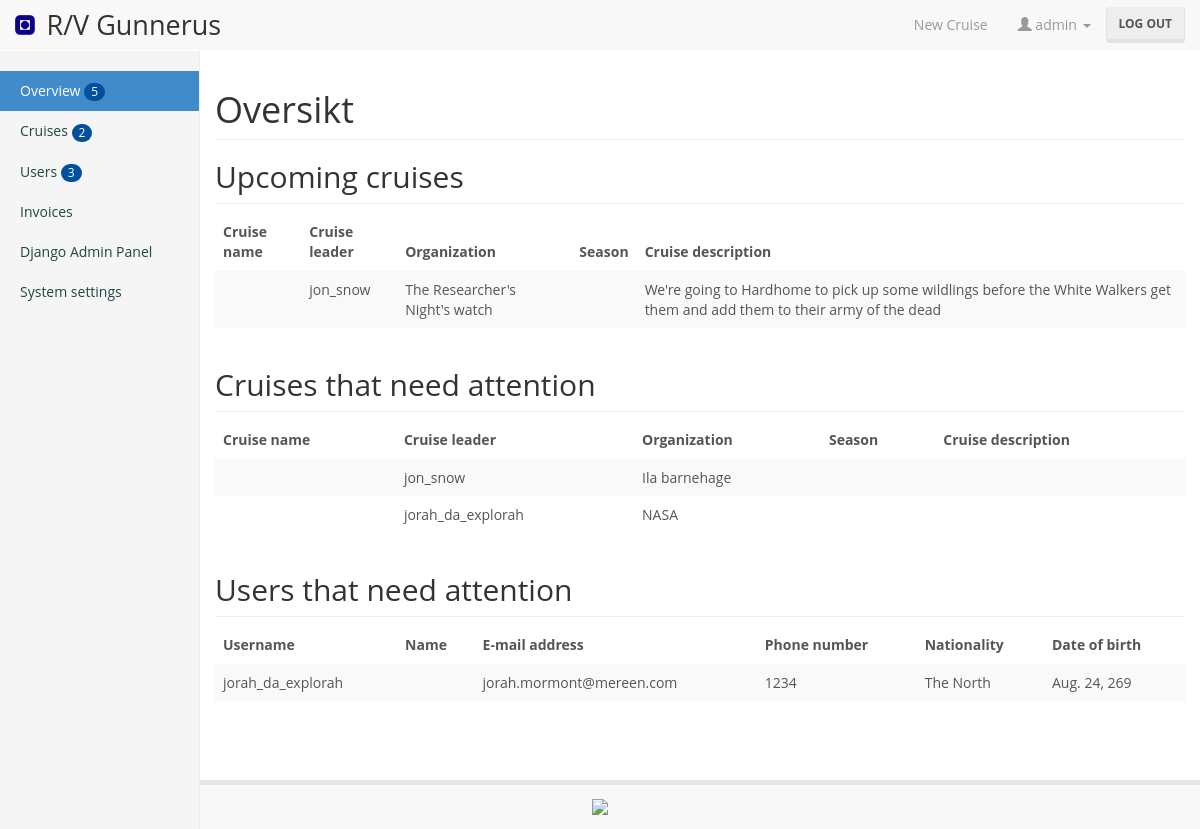
The page /admin (signed in) on the database its author committed.
### reserver/models.py (models this page shows, shortened)
class Cruise(models.Model):
	leader = models.ForeignKey(User, related_name='leader')
	organization = models.ForeignKey(Organization, on_delete=models.SET_NULL, null=True)
	owner = models.ManyToManyField(User, related_name='owner', blank=True)
	description = models.CharField(max_length=1000, blank=True, default='')
	is_submitted = models.BooleanField(default=False)
	terms_accepted = models.BooleanField(default=False)
	is_deleted = models.BooleanField(default=False)
	information_approved = models.BooleanField(default=False)
	cruise_approved = models.BooleanField(default=False)
	last_edit_date = models.DateTimeField(blank=True, null=True)
	submit_date = models.DateTimeField(blank=True, null=True)
	student_participation_ok = models.BooleanField(default=True)
	no_student_reason = models.CharField(max_length=200, blank=True, default='')
	management_of_change = models.CharField(max_length=200, blank=True, default='')
	safety_clothing_and_equipment = models.CharField(max_length=200,  blank=True, default='')
	safety_analysis_requirements = models.CharField(max_length=200, blank=True, default='')
	number_of_participants = models.PositiveSmallIntegerField(blank=True, null=True)
	def was_edited_recently(self):
		now = timezone.now()
		return now - datetime.timedelta(days=1) <= self.edit_date <= now
	was_edited_recently.admin_order_field = 'edit_date'
	was_edited_recently.boolean = True
	was_edited_recently.short_description = 'Edited recently?'

class Organization(models.Model):
	name = models.CharField(max_length=200)
	is_NTNU = models.BooleanField()

class UserData(models.Model):
	organization = models.ForeignKey(Organization, on_delete=models.SET_NULL, null=True)
	user = models.OneToOneField(User, on_delete=models.CASCADE)
	role = models.CharField(max_length=50, blank=True, default='')
	phone_number = models.CharField(max_length=50, blank=True, default='')
	nationality = models.CharField(max_length=50, blank=True, default='')
	is_crew = models.BooleanField(default=False)
	date_of_birth = models.DateField(blank=True, null=True)

### reserver/views.py (the view)
# urls.py: url(r'^admin', login_required(user_passes_test(lambda u: u.is_superuser)(views.admin_view))),
def admin_view(request):
	upcoming_cruises = list(set(list(Cruise.objects.filter(information_approved=True).filter(cruiseday__event__end_time__gte=datetime.datetime.now()))))
	cruises_need_attention = list(Cruise.objects.filter(Q(is_submitted=True) & (Q(description=''))))
	users_not_verified = list(UserData.objects.filter(role='not_approved'))
	messages.add_message(request, messages.WARNING, 'Warning: %s cruise(s), which are due in under a week, are missing information.' % str(len(cruises_need_attention)))
	messages.add_message(request, messages.INFO, 'Info: %s user(s) need attention.' % str(len(users_not_verified)))
	return render(request, 'reserver/admin.html', {'upcoming_cruises':upcoming_cruises, 'cruises_need_attention':cruises_need_attention, 'users_not_verified':users_not_verified})

### reserver/templates/reserver/admin.html (shortened to what this page needs)
{% extends 'reserver/base.html' %}
{% load bootstrap3 %}
{% block content %}
<div class="container-fluid">
  <div class="row">
	<div class="col-sm-3 col-md-2 sidebar">
	  <ul class="nav nav-sidebar">
		<li class="active"><a href="#">Overview <span class="badge">5</span></a></a></li>
		<li><a href="#">Cruises <span class="badge">2</span></a></a></li>
		<li><a href="#">Users <span class="badge">3</span></a></li>
		<li><a href="#">Invoices</a></li>
		<li><a href="/admin/django/">Django Admin Panel</a></li>
		<li><a href="#">System settings</a></li>
	  </ul>
	</div>
	<div class="col-sm-9 col-sm-offset-3 col-md-10 col-md-offset-2 main">
	  <h1 class="page-header">Oversikt</h1>
	  <h2 class="sub-header">Upcoming cruises</h2>
	  <div class="table-responsive">
		<table class="table table-striped">
		  <thead>
			<tr>
			  <th>Cruise name</th>
			  <th>Cruise leader</th>
			  <th>Organization</th>
			  <th>Season</th>
			  <th>Cruise description</th>
			</tr>
		  </thead>
		  <tbody>
			{% for cruise in upcoming_cruises %}
			<tr>
			  <td>{{  cruise.name }}</td>
			  <td>{{  cruise.leader.get_username }}</td>
			  <td>{{  cruise.organization.name }}</td>
			  <td>{{  cruise.season.name }}</td>
			  <td>{{  cruise.description }}</td>
			</tr>
			{% endfor %}
		  </tbody>
		</table>
	  </div>
	  <h2 class="sub-header">Cruises that need attention</h2>
	  <div class="table-responsive">
		<table class="table table-striped">
		  <thead>
			<tr>
			  <th>Cruise name</th>
			  <th>Cruise leader</th>
			  <th>Organization</th>
			  <th>Season</th>
			  <th>Cruise description</th>
			</tr>
		  </thead>
		  <tbody>
			{% for cruise in cruises_need_attention %}
			<tr>
			  <td>{{  cruise.name }}</td>
			  <td>{{  cruise.leader.get_username }}</td>
			  <td>{{  cruise.organization.name }}</td>
			  <td>{{  cruise.season.name }}</td>
			  <td>{{  cruise.description }}</td>
			</tr>
			{% endfor %}
		  </tbody>
		</table>
	  </div>
	  <h2 class="sub-header">Users that need attention</h2>
	  <div class="table-responsive">
		<table class="table table-striped">
		  <thead>
			<tr>
			  <th>Username</th>
			  <th>Name</th>
			  <th>E-mail address</th>
			  <th>Phone number</th>
			  <th>Nationality</th>
			  <th>Date of birth</th>
			</tr>
		  </thead>
		  <tbody>
		  {% for user in users_not_verified %}
			<tr>
			  <td>{{ user.user.username }}</td>
			  <td>{{ user.user.get_full_name }}</td>
			  <td>{{ user.user.email }}</td>
			  <td>{{ user.phone_number }}</td>
			  <td>{{ user.nationality }}</td>
			  <td>{{ user.date_of_birth }}</td>
			</tr>
			{% endfor %}
		  </tbody>
		</table>
	  </div>
	</div>
  </div>
</div>
{% endblock %}

### reserver/templates/reserver/base.html (shortened to what this page needs)
{% load static %}
{% load bootstrap3 %}
<!DOCTYPE html>
<html lang="en">
	<head>
		<link href='{% static "reserver/styles/gunnerus_bootstrap.min.css" %}' rel="stylesheet">
		<link href='{% static "reserver/styles/gunnerus.css" %}' rel="stylesheet">
		<link href='{% static "reserver/styles/calendar.css" %}' rel="stylesheet">
	</head>
	<body class="mainPage">
		<nav class="navbar navbar-default navbar-fixed-top">
			<div class="container-fluid">
				<div class="navbar-header">
					<a class="navbar-brand" href="/">
						<img alt="NTNU-logo" src='{% static "reserver/img/Logo-Ntnu.png" %}'> <span>R/V Gunnerus</span>
					</a>
				</div>
				<div class="collapse navbar-collapse" id="navbar">
					{% if user.is_authenticated %}
					<form action="/logout/" method="post" class="navbar-form navbar-right">
						<button type="submit" class="btn btn-default">Log out</button>
					</form>
					{% endif %}
					<ul class="nav navbar-nav navbar-right">
						{% if user.is_authenticated %}
						<li><a href="/cruises/add/">New Cruise</a></li>
						<ul class="nav navbar-nav navbar-right">
							<li class="dropdown">
								<a href="#" class="dropdown-toggle" data-toggle="dropdown" role="button" aria-haspopup="true" aria-expanded="false"><span class="glyphicon glyphicon-user" aria-hidden="true"></span> {{ user.get_username }} <span class="caret"></span></a>
							</li>
						</ul>
						{% else %}
						<li><a href="/cruises/add/">New Cruise</a></li>
						<li><a href="/register/">Register User</a></li>
						{% endif %}
					</ul>
				</div>
			</div>
		</nav>
		{% block content %}
		{% endblock %}
		<div class="footer container-fluid">
			<a href="http://ntnu.no"><img src='{% static "reserver/img/hovedlogo_eng.png" %}'></a>
		</div>
		<link rel="stylesheet" href="https://maxcdn.bootstrapcdn.com/font-awesome/4.4.0/css/font-awesome.min.css">
	</body>
</html>

### reserver/static/reserver/styles/gunnerus.css (style rules this page uses)
.navbar-brand img { height: 100%; display: inline; vertical-align: baseline; }
.navbar-brand span { font-size: 1.5em; margin-left: 0.25em; }
.navbar { margin-bottom: 0px; }
body { padding-top: 50px; position: relative; padding-bottom: 7.75em; min-height: 100vh; }
.footer { width: 100%; margin-top: 1em; text-align: center; background: #f8f8f8; border-top: 5px solid #e7e7e7; position: absolute; bottom: 0; left: 0; }
.footer img { height: 6em; padding: 1em; }
body { padding-top: 50px; }
.sub-header { padding-bottom: 10px; border-bottom: 1px solid #eee; }
.navbar-fixed-top { border: 0; }
.sidebar { display: none; }
@media (min-width: 768px) { .sidebar { position: fixed; top: 51px; bottom: 0; left: 0; z-index: 1000; display: block; padding: 20px; overflow-x: hidden; overflow-y: auto; background-color: #f5f5f5; border-right: 1px solid #eee; } }
.nav-sidebar { margin-right: -21px; margin-bottom: 20px; margin-left: -20px; }
.nav-sidebar > li > a { padding-right: 20px; padding-left: 20px; }
.nav-sidebar > .active > a, .nav-sidebar > .active > a:hover, .nav-sidebar > .active > a:focus { color: #fff; background-color: #428bca; }

### rows shown on the page
Cruise: leader.get_username "jon_snow", organization.name "The Researcher's Night's watch", description "We're going to Hardhome to pick up some wildlings before the White Walkers get them and add them to their army of the dead"
Cruise: leader.get_username "jon_snow", organization.name "Ila barnehage"
Cruise: leader.get_username "jorah_da_explorah", organization.name "NASA"
UserData: user.username "jorah_da_explorah", user.email "jorah.mormont@mereen.com", phone_number "1234", nationality "The North", date_of_birth "Aug. 24, 269"

### other values the page prints
{{ user.get_username }} "admin"
